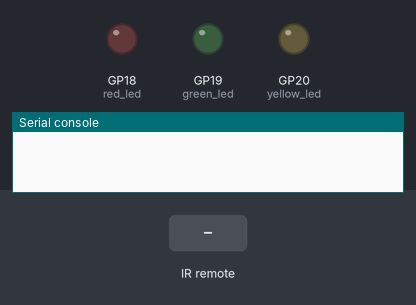
A program run on a simulated Raspberry Pi Pico running MicroPython. Parts: output pins drawn as LEDs (lit = HIGH), the last lines printed to the serial console. Dashed ring = blinking. The inputs (shaded band) are chosen by the test bench.

Above: at 1.2 s.
1.3 s: infrared code 0x08 received
At 1.53 s:
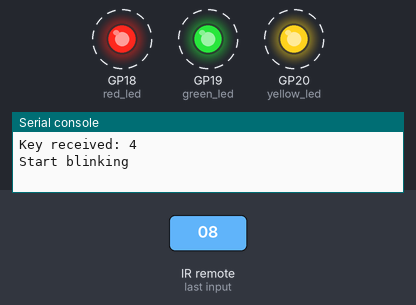
4.3 s: infrared code 0x0C received
At 5.3 s:
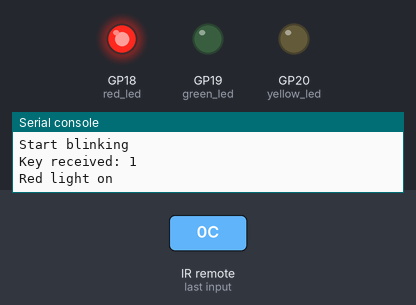
5.8 s: infrared code 0x18 received
At 6.4 s:
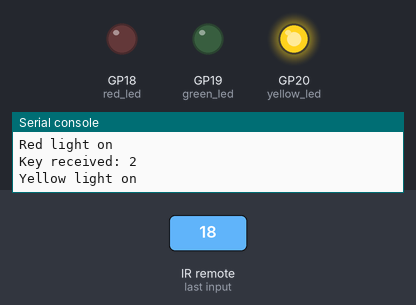
7.3 s: infrared code 0x5E received
At 8.7 s:
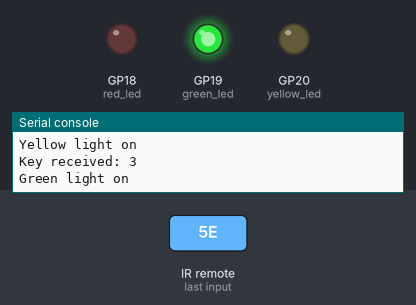
Timing chart, 0 to 9.8 s (numbered marks = the images above; inputs shaded):
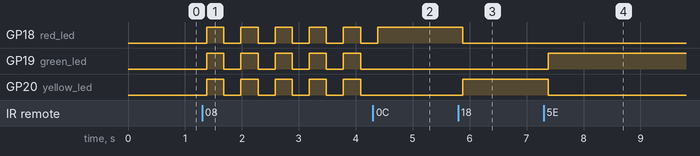

Measured:
- after the input at 1.3 s, GP18 (red_led), GP19 (green_led), GP20 (yellow_led): alternates HIGH for 0.30 s and LOW for 0.30 s, starting after 0.08 s
- after the input at 4.3 s, GP18 (red_led): goes on until 4.4 s, then stays HIGH; GP19 (green_led), GP20 (yellow_led): stops changing and stays LOW
- after the input at 5.8 s, GP18 (red_led): HIGH → LOW after 0.08 s; GP20 (yellow_led): LOW → HIGH after 0.08 s
- after the input at 7.3 s, GP19 (green_led): LOW → HIGH after 0.08 s; GP20 (yellow_led): HIGH → LOW after 0.08 s

The program:

IR_Control_LED.py
```python
# Import asynchronous I/O library, using uasyncio as the MicroPython asynchronous implementation
import uasyncio as asyncio
# Import the Pin class for controlling GPIO pins
from machine import Pin
# Import the NEC protocol infrared receiver class
from ir_rx.nec import NEC_8
# Import the error printing function
from ir_rx.print_error import print_error
# Import thread-safe flag for communication between asynchronous tasks
from uasyncio import ThreadSafeFlag

# Define LED control pins
red_led = Pin(18, Pin.OUT)    # Red LED connected to GPIO18
yellow_led = Pin(20, Pin.OUT) # Yellow LED connected to GPIO20
green_led = Pin(19, Pin.OUT)  # Green LED connected to GPIO19

# Define the mapping from infrared remote control key codes to key names
KEY_CODES = {
    0x0C: "1",  # Infrared code corresponding to button 1
    0x18: "2",  # Infrared code corresponding to button 2
    0x5E: "3",  # Infrared code corresponding to button 3
    0x08: "4",  # Infrared code corresponding to button 4
    0x1C: "5",  # Infrared code corresponding to button 5
    0x5A: "6",  # Infrared code corresponding to button 6
}

# The currently running asynchronous task
current_task = None

# Create a thread-safe flag to notify the main loop of new key inputs
flag = ThreadSafeFlag()
# Store the received key value for processing by the main loop
received_key = None

# Helper function to turn off all LEDs
def turn_off_all():
    red_led.off()     # Turn off the red LED
    yellow_led.off()  # Turn off the yellow LED
    green_led.off()   # Turn off the green LED

# Asynchronous function: Control all three LEDs to flash simultaneously
async def blink_all():
    try:
        while True:
            # Turn on all LEDs
            red_led.on()
            yellow_led.on()
            green_led.on()
            await asyncio.sleep(0.3)  # Maintain for 0.3 seconds

            # Turn off all LEDs
            red_led.off()
            yellow_led.off()
            green_led.off()
            await asyncio.sleep(0.3)  # Maintain for 0.3 seconds

    except asyncio.CancelledError:
        # Ensure all LEDs are turned off when the task is cancelled
        turn_off_all()
        raise  # Re-throw the exception to notify task cancellation

# Asynchronous function: Implement a running light effect with red-yellow-green LEDs cycling
async def running_light():
    try:
        while True:
            # Turn on the red light
            red_led.on()
            yellow_led.off()
            green_led.off()
            await asyncio.sleep(0.3)  # Maintain for 0.3 seconds

            # Turn on the yellow light
            red_led.off()
            yellow_led.on()
            green_led.off()
            await asyncio.sleep(0.3)  # Maintain for 0.3 seconds

            # Turn on the green light
            red_led.off()
            yellow_led.off()
            green_led.on()
            await asyncio.sleep(0.3)  # Maintain for 0.3 seconds

    except asyncio.CancelledError:
        # Ensure all LEDs are turned off when the task is cancelled
        turn_off_all()
        raise  # Re-throw the exception to notify task cancellation

# Infrared reception callback function, called by interrupt when an infrared signal is received
def ir_callback(data, addr, ctrl):
    global received_key
    if data < 0:
        # Negative values indicate repeated keys, ignore
        return

    # Look up the corresponding key name based on the received infrared code
    key = KEY_CODES.get(data, None)
    if key:
        print(f"Key received: {key}")
        received_key = key
        flag.set()  # Set the flag to wake up the waiting main loop

# Initialize the infrared receiver
ir_pin = Pin(11, Pin.IN)  # Infrared receiver connected to GPIO11
ir = NEC_8(ir_pin, ir_callback)  # Create an NEC protocol infrared receiver instance
ir.error_function(print_error)  # Set the error handling function

# Main program asynchronous task, responsible for handling key events and controlling LEDs
async def main():
    global current_task
    while True:
        await flag.wait()  # Wait for an infrared key event

        # Get the received key value
        key = received_key

        # Cancel the currently running task if any
        if current_task:
            current_task.cancel()
            try:
                await current_task  # Wait for the task to cancel completely
            except asyncio.CancelledError:
                pass  # Ignore cancellation exceptions
            current_task = None

        # Execute corresponding operations based on the key value
        if key == "1":
            turn_off_all()  # Turn off all LEDs
            red_led.on()    # Turn on the red LED
            print("Red light on")
        elif key == "2":
            turn_off_all()    # Turn off all LEDs
            yellow_led.on()   # Turn on the yellow LED
            print("Yellow light on")
        elif key == "3":
            turn_off_all()    # Turn off all LEDs
            green_led.on()    # Turn on the green LED
            print("Green light on")
        elif key == "4":
            print("Start blinking")
            # Create and start the LED blinking task
            current_task = asyncio.create_task(blink_all())
        elif key == "5":
            print("Start running light")
            # Create and start the running light task
            current_task = asyncio.create_task(running_light())
        elif key == "6":
            turn_off_all()    # Turn off all LEDs
            print("All lights off")
            current_task = None  # Ensure no active tasks

# Program entry point
try:
    asyncio.run(main())  # Start the main event loop
except KeyboardInterrupt:
    # Capture Ctrl+C interrupt signal
    if current_task:
        current_task.cancel()  # Cancel the running task
    ir.close()  # Close the infrared receiver
    print("Program terminated")
```
